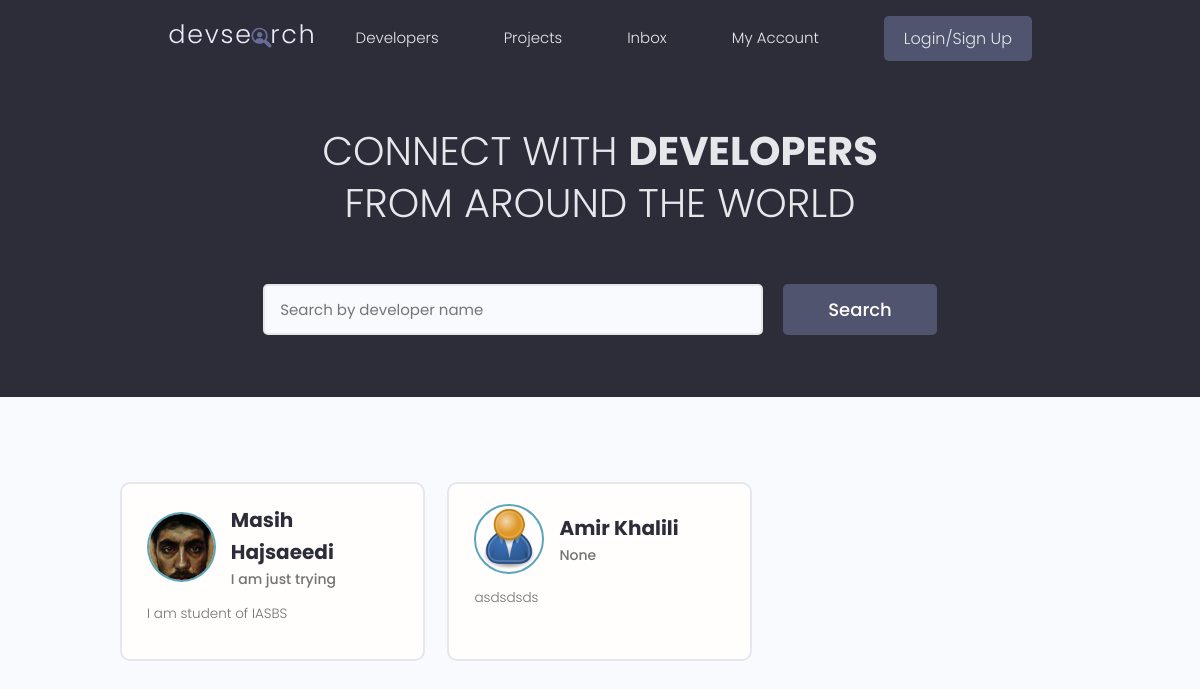
The app's page /, older data.
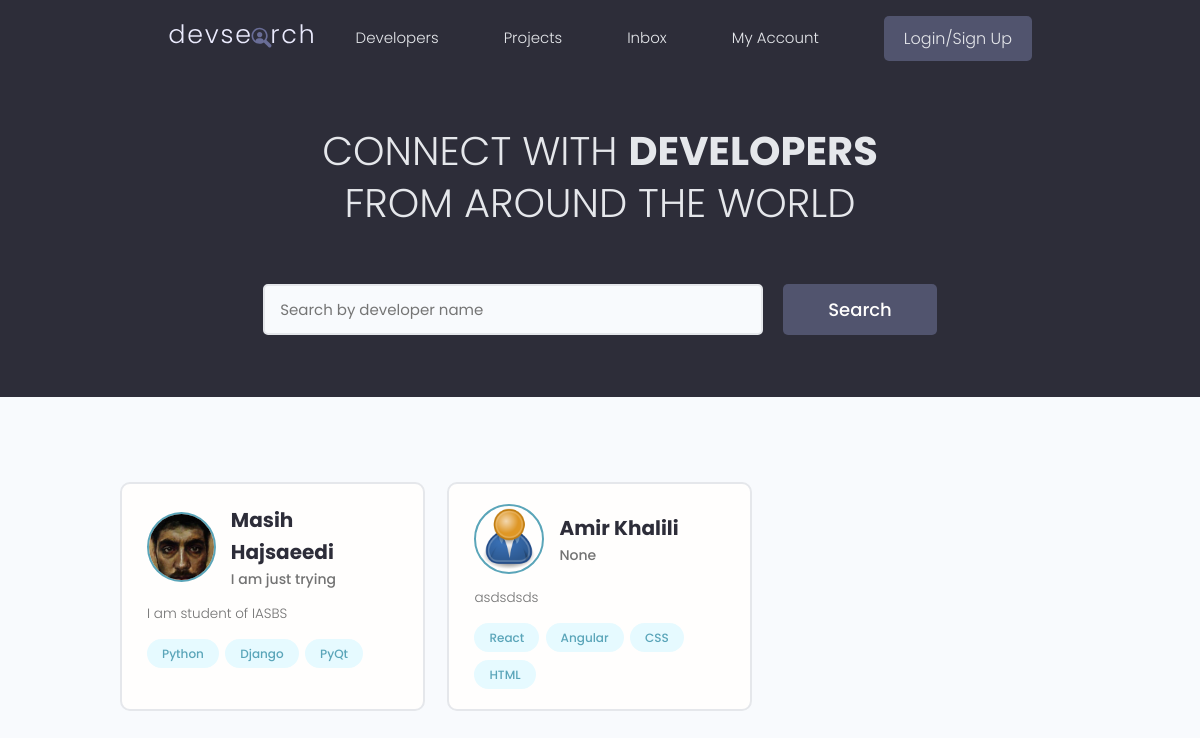
The same page, newer data.
### users/models.py (models this page shows, shortened)
class Profile(models.Model):
    user = models.OneToOneField(User, on_delete=models.CASCADE, null=True, blank=True)
    name = models.CharField(max_length=200, null=True, blank=True)
    email = models.EmailField(max_length=500, null=True, blank=True)
    username = models.CharField(max_length=200, null=True, blank=True)
    location = models.CharField(max_length=200, null=True, blank=True)
    short_intro = models.CharField(max_length=200, null=True, blank=True)
    bio = models.TextField(null=True, blank=True)
    profile_image = models.ImageField(null=True, blank=True, upload_to='profiles/', default='profiles/user-default.png')
    social_github = models.CharField(max_length=200, null=True, blank=True)
    social_twitter = models.CharField(max_length=200, null=True, blank=True)
    social_linkedin = models.CharField(max_length=200, null=True, blank=True)
    social_youtube = models.CharField(max_length=200, null=True, blank=True)
    social_website = models.CharField(max_length=200, null=True, blank=True)
    created = models.DateTimeField(auto_now_add=True)
    id = models.UUIDField(default=uuid.uuid4, unique=True, primary_key=True, editable=False)

class Skill(models.Model):
    owner = models.ForeignKey(Profile, on_delete=models.CASCADE, null=True, blank=True)
    name = models.CharField(max_length=200, null=True, blank=True)
    description = models.TextField(null=True, blank=True)
    created = models.DateTimeField(auto_now_add=True)
    id = models.UUIDField(default=uuid.uuid4, unique=True, primary_key=True, editable=False)
    def __str__(self):
        return str(self.name)

### users/views.py (the view)
# urls.py: path('', views.profiles, name='profiles'),
def profiles(request):
    profiles = Profile.objects.all()
    context = {'profiles': profiles}
    return render(request, 'users/profiles.html', context)

### users/templates/users/profiles.html (shortened to what this page needs)
{% extends 'main.html' %}
{% block content %}
<main class="home">
    <section class="hero-section text-center">
      <div class="container container--narrow">
        <div class="hero-section__box">
          <h2>CONNECT WITH <span>DEVELOPERS</span></h2>
          <h2>FROM AROUND THE WORLD</h2>
        </div>
        <div class="hero-section__search">
          <form class="form" action="#" method="get">
            <div class="form__field">
              <input class="input input--text" id="formInput#search" type="text" name="text"
                placeholder="Search by developer name" />
            </div>
            <input class="btn btn--sub btn--lg" type="submit" value="Search" />
          </form>
        </div>
      </div>
    </section>
    <section class="devlist">
      <div class="container">
        <div class="grid grid--three">
            {% for profile in profiles %}
            <div class="column card">
                <div class="dev">
                <a href="{% url 'user-profile' profile.id %}" class="card__body">
                    <div class="dev__profile">
                    <img class="avatar avatar--md" src="{{profile.profile_image.url}}" alt="image" />
                    <div class="dev__meta">
                        <h3>{{profile.name}}</h3>
                        <h5>{{profile.short_intro|slice:"60"}}</h5>
                    </div>
                    </div>
                    <p class="dev__info">{{profile.bio|slice:"150"}}</p>
                    <div class="dev__skills">
                    {% for skill in profile.skill_set.all|slice:"5" %}
                    <span class="tag tag--pill tag--main">
                        <small>{{skill}}</small>
                    </span>
                    {% endfor %}
                    </div>
                </a>
                </div>
            </div>
            {% endfor %}
        </div>
      </div>
    </section>
  </main>
{% endblock content %}

Row changes from the older to the newer data that the page shows:
added Skill: name "Python", shown under Profile "Masih Hajsaeedi"
added Skill: name "Django", shown under Profile "Masih Hajsaeedi"
added Skill: name "PyQt", shown under Profile "Masih Hajsaeedi"
added Skill: name "React", shown under Profile "Amir Khalili"
added Skill: name "Angular", shown under Profile "Amir Khalili"
added Skill: name "CSS", shown under Profile "Amir Khalili"
added Skill: name "HTML", shown under Profile "Amir Khalili"
